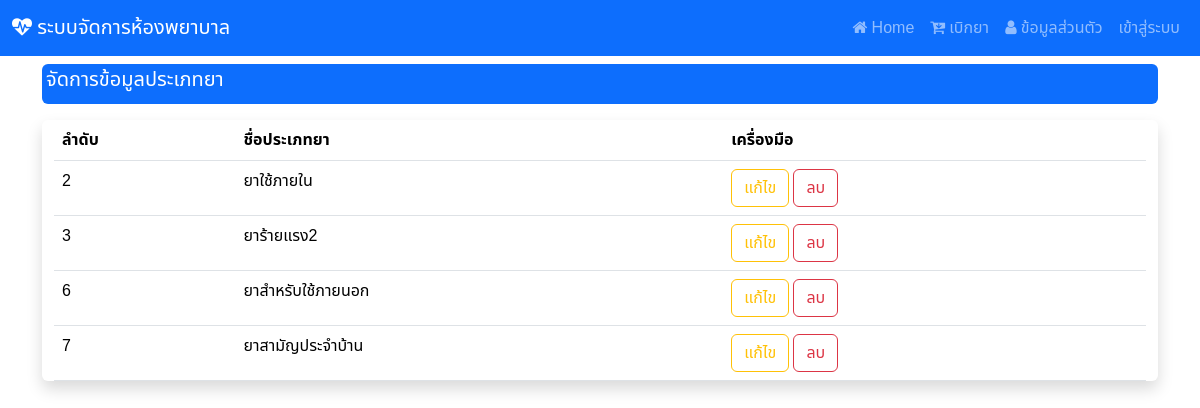
Screenshot of /manage_type with the database file from the repository.
### hospital_app/models.py (models this page shows, shortened)
class d_type(models.Model):
    type_id = models.AutoField(primary_key=True)
    type_name = models.CharField(max_length=255)

### hospital_app/views.py (the view)
# urls.py: path('manage_type',views.manage_type),
def manage_type(request):
    show_type = d_type.objects.all()
    context  = {"type" : show_type}
    return render(request,'manage_type.html',context)

### hospital_app/templates/manage_type.html (shortened to what this page needs)
{% extends "base.html" %}
{% block content %}
<div class="mt-2 p-1 bg-primary text-white rounded">
    <h5>จัดการข้อมูลประเภทยา</h5>
  </div>
<div class="container-fluid my-3 justify-content-center align-items-center shadow rounded">
<table class="table table-responsive">
    <thead>
        <tr>
            <th><div class="col d-none d-sm-block">
              ลำดับ
            </div></th>
            <th>ชื่อประเภทยา</th>
            <th>เครื่องมือ</th>
        </tr>
    </thead>
    <tbody>
        {% for i in type %}
        <tr>
            <td>{{i.type_id}}</td>
            <td>{{i.type_name}}</td>
            <td> {% comment %} ปุ่มแก้ไข และ ลบ จะกลายเป็นไอคอนไม่จอลดขนาดลง {% endcomment %}
              <div class="col d-none d-sm-block">
                <a href="editt/{{i.type_id}}" class="btn btn-outline-warning">แก้ไข<a/>
                  <a href="#" class="btn btn-outline-danger" data-bs-toggle="modal"
                  data-bs-target="#deleteConfirmationModal"
                  onclick="setDeleteUrl('deletet/{{i.type_id}}')">
                  ลบ
                    </a>
              </div>
              </td>{% comment %} ปุ่มแก้ไข และ ลบ จะกลายเป็นไอคอนไม่จอลดขนาดลง {% endcomment %}
        </tr>
        {% endfor %}
    </tbody>
</div>
{% endblock  %}

### hospital_app/templates/base.html (style rules this page uses)
body { font-family: "Noto Sans Thai", sans-serif; }

### rows the page displays
d_type: type_id "2", type_name "ยาใช้ภายใน"
d_type: type_id "3", type_name "ยาร้ายแรง2"
d_type: type_id "6", type_name "ยาสำหรับใช้ภายนอก"
d_type: type_id "7", type_name "ยาสามัญประจำบ้าน"
